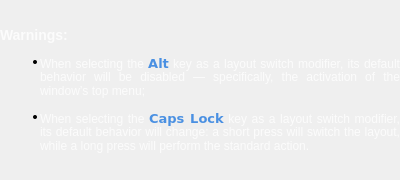
<?xml version="1.0" encoding="UTF-8"?>
<ui version="4.0">
 <class>main_widget</class>
 <widget class="QWidget" name="main_widget">
  <property name="geometry">
   <rect>
    <x>0</x>
    <y>0</y>
    <width>400</width>
    <height>180</height>
   </rect>
  </property>
  <layout class="QVBoxLayout" name="vlayout_main_widget">
   <property name="spacing">
    <number>0</number>
   </property>
   <property name="leftMargin">
    <number>0</number>
   </property>
   <property name="topMargin">
    <number>0</number>
   </property>
   <property name="rightMargin">
    <number>0</number>
   </property>
   <property name="bottomMargin">
    <number>0</number>
   </property>
   <item>
    <widget class="QFrame" name="background_frame">
     <property name="styleSheet">
      <string notr="true">QFrame#background_frame {
padding: 10px;
border-radius: 16px;
border: 1px solid rgba(255, 255, 255, 30);
background: rgba(42, 42, 42, 235);
};</string>
     </property>
     <layout class="QVBoxLayout" name="vlayout_background_frame">
      <property name="spacing">
       <number>0</number>
      </property>
      <property name="leftMargin">
       <number>0</number>
      </property>
      <property name="topMargin">
       <number>0</number>
      </property>
      <property name="rightMargin">
       <number>0</number>
      </property>
      <property name="bottomMargin">
       <number>0</number>
      </property>
      <item>
       <widget class="QLabel" name="label_warning">
        <property name="text">
         <string>&lt;html&gt;&lt;head/&gt;&lt;body&gt;
&lt;div style=&quot;color: rgba(255, 255, 255, 200); font-size: 12px;&quot;&gt;
&lt;p align=&quot;justify&quot; style=&quot;font-size: 14px;&quot;&gt;
&lt;span style=&quot; font-weight:700;&quot;&gt;Warnings:&lt;/span&gt;
&lt;/p&gt;
&lt;ul style=&quot;margin-top: 0px; margin-bottom: 0px; margin-left: 0px; margin-right: 0px; -qt-list-indent: 1;&quot;&gt;
&lt;li align=&quot;justify&quot; style=&quot; margin-top:12px; margin-bottom:12px; margin-left:0px; margin-right:0px; -qt-block-indent:0; text-indent:0px;&quot;&gt;
&lt;p align=&quot;justify&quot;&gt;
When selecting the &lt;code style=&quot;color: rgba(74, 144, 226, 255); font-size: 13px;&quot;&gt;&lt;span style=&quot; font-weight:700;&quot;&gt;Alt&lt;/span&gt;&lt;/code&gt; key as a layout switch modifier, its default behavior will be disabled — specifically, the activation of the window’s top menu;
&lt;/p&gt;
&lt;/li&gt;
&lt;li align=&quot;justify&quot; style=&quot; margin-top:12px; margin-bottom:12px; margin-left:0px; margin-right:0px; -qt-block-indent:0; text-indent:0px;&quot;&gt;
&lt;p align=&quot;justify&quot;&gt;
When selecting the &lt;code style=&quot;color: rgba(74, 144, 226, 255); font-size: 13px;&quot;&gt;&lt;span style=&quot; font-weight:700;&quot;&gt;Caps Lock&lt;/span&gt;&lt;/code&gt;  key as a layout switch modifier, its default behavior will change: a short press will switch the layout, while a long press will perform the standard action.
&lt;/p&gt;
&lt;/li&gt;
&lt;/ul&gt;
&lt;/div&gt;
&lt;/body&gt;&lt;/html&gt;</string>
        </property>
        <property name="wordWrap">
         <bool>true</bool>
        </property>
       </widget>
      </item>
     </layout>
    </widget>
   </item>
  </layout>
 </widget>
 <resources/>
 <connections/>
</ui>
